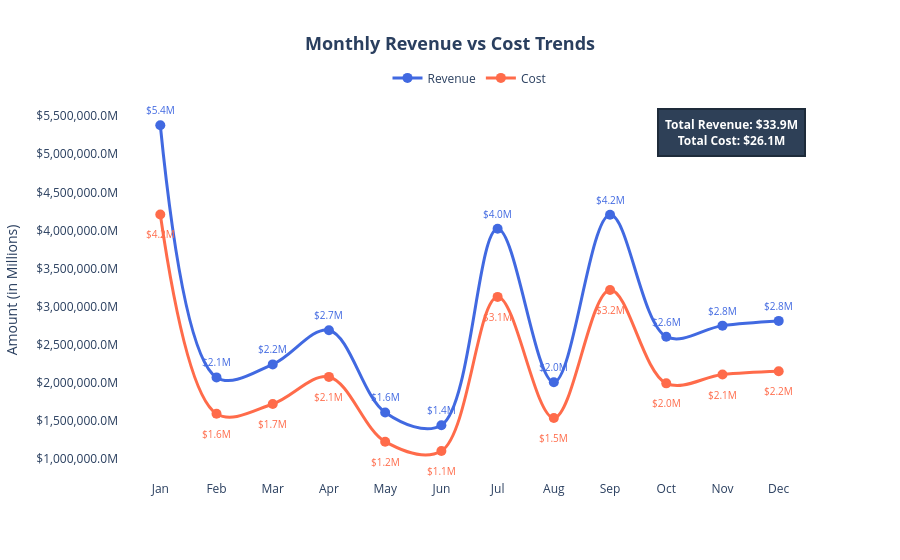

Notebook code for this chart:
### Markdown cell above
### Monthly Revenue Trends

### Code cell
# Revenue by Month
gb_rev = df.groupby(df['Order_Date'].dt.month_name().str[:3])['Sales'].sum().reset_index()
gb_rev.columns = ['Month', 'Revenue']

# Cost by Month  
gb_cost = df.groupby(df['Order_Date'].dt.month_name().str[:3])['Cost'].sum().reset_index()
gb_cost.columns = ['Month', 'Cost']

sort_months = ["Jan", "Feb", "Mar", "Apr", "May", "Jun", "Jul", "Aug", "Sep", "Oct", "Nov", "Dec"]

# Merge both dataframes
gb = pd.merge(gb_rev, gb_cost, on='Month')
gb['Month'] = pd.Categorical(gb['Month'], categories=sort_months, ordered=True)
gb = gb.sort_values('Month')

fig = go.Figure()

# Revenue line
fig.add_trace(go.Scatter(
    x=gb['Month'], y=gb['Revenue'],
    mode='lines+markers', line_shape='spline',
    name='Revenue', line=dict(width=3, color='royalblue'),
    marker=dict(size=10, color='royalblue')
))

# Cost line  
fig.add_trace(go.Scatter(
    x=gb['Month'], y=gb['Cost'],
    mode='lines+markers', line_shape='spline',
    name='Cost', line=dict(width=3, color='#FF6B4A'),
    marker=dict(size=10, color='#FF6B4A')
))

# Annotations for Revenue
for i, row in gb.iterrows():
    fig.add_annotation(
        x=row['Month'], y=row['Revenue'],
        text=f"${row['Revenue']/1000000:.1f}M",
        showarrow=False, yshift=15,
        font=dict(size=10, color='royalblue')
    )
    
    fig.add_annotation(
        x=row['Month'], y=row['Cost'],
        text=f"${row['Cost']/1000000:.1f}M", 
        showarrow=False, yshift=-20,
        font=dict(size=10, color='#FF6B4A')
    )

fig.update_layout(
    title='<b>Monthly Revenue vs Cost Trends</b>',
    xaxis_title='', yaxis_title='Amount (in Millions)',
    plot_bgcolor='white', hovermode='x unified',
    title_x=0.5, title_font_size=18,
    legend=dict(orientation='h', yanchor='bottom', y=1.02, xanchor='center', x=0.5)
)

fig.add_annotation(
    x=0.98, y=0.98, xref='paper', yref='paper',
    text=f'<b>Total Revenue: ${gb["Revenue"].sum()/1000000:.1f}M<br>Total Cost: ${gb["Cost"].sum()/1000000:.1f}M</b>',
    showarrow=False, font=dict(size=12, color='white'),
    bgcolor='#2E4057', bordercolor='#1E2B3A', borderwidth=2,
    align='center', borderpad=6
)

fig.update_yaxes(tickprefix='$', ticksuffix='M', tickformat=',.1f')
fig.show()

### Figure 1 — Plotly figure (JSON) as saved in the notebook; plotly's stock layout.template omitted (floating-point values rounded to 4 significant figures)
{"data": [{"line": {"color": "royalblue", "shape": "spline", "width": 3}, "marker": {"color": "royalblue", "size": 10}, "mode": "lines+markers", "name": "Revenue", "type": "scatter", "x": ["Jan", "Feb", "Mar", "Apr", "May", "Jun", "Jul", "Aug", "Sep", "Oct", "Nov", "Dec"], "y": [5380681, 2072225, 2243025, 2691096, 1612683, 1444444, 4022205, 2009319, 4205735, 2606185, 2751481, 2813574]}, {"line": {"color": "#FF6B4A", "shape": "spline", "width": 3}, "marker": {"color": "#FF6B4A", "size": 10}, "mode": "lines+markers", "name": "Cost", "type": "scatter", "x": ["Jan", "Feb", "Mar", "Apr", "May", "Jun", "Jul", "Aug", "Sep", "Oct", "Nov", "Dec"], "y": [4210350, 1596000, 1722810, 2078700, 1228870, 1106550, 3128650, 1540300, 3219250, 1994100, 2109800, 2153300]}], "layout": {"annotations": [{"font": {"color": "royalblue", "size": 10}, "showarrow": false, "text": "$5.4M", "x": "Jan", "y": 5380681, "yshift": 15}, {"font": {"color": "#FF6B4A", "size": 10}, "showarrow": false, "text": "$4.2M", "x": "Jan", "y": 4210350, "yshift": -20}, {"font": {"color": "royalblue", "size": 10}, "showarrow": false, "text": "$2.1M", "x": "Feb", "y": 2072225, "yshift": 15}, {"font": {"color": "#FF6B4A", "size": 10}, "showarrow": false, "text": "$1.6M", "x": "Feb", "y": 1596000, "yshift": -20}, {"font": {"color": "royalblue", "size": 10}, "showarrow": false, "text": "$2.2M", "x": "Mar", "y": 2243025, "yshift": 15}, {"font": {"color": "#FF6B4A", "size": 10}, "showarrow": false, "text": "$1.7M", "x": "Mar", "y": 1722810, "yshift": -20}, {"font": {"color": "royalblue", "size": 10}, "showarrow": false, "text": "$2.7M", "x": "Apr", "y": 2691096, "yshift": 15}, {"font": {"color": "#FF6B4A", "size": 10}, "showarrow": false, "text": "$2.1M", "x": "Apr", "y": 2078700, "yshift": -20}, {"font": {"color": "royalblue", "size": 10}, "showarrow": false, "text": "$1.6M", "x": "May", "y": 1612683, "yshift": 15}, {"font": {"color": "#FF6B4A", "size": 10}, "showarrow": false, "text": "$1.2M", "x": "May", "y": 1228870, "yshift": -20}, {"font": {"color": "royalblue", "size": 10}, "showarrow": false, "text": "$1.4M", "x": "Jun", "y": 1444444, "yshift": 15}, {"font": {"color": "#FF6B4A", "size": 10}, "showarrow": false, "text": "$1.1M", "x": "Jun", "y": 1106550, "yshift": -20}, {"font": {"color": "royalblue", "size": 10}, "showarrow": false, "text": "$4.0M", "x": "Jul", "y": 4022205, "yshift": 15}, {"font": {"color": "#FF6B4A", "size": 10}, "showarrow": false, "text": "$3.1M", "x": "Jul", "y": 3128650, "yshift": -20}, {"font": {"color": "royalblue", "size": 10}, "showarrow": false, "text": "$2.0M", "x": "Aug", "y": 2009319, "yshift": 15}, {"font": {"color": "#FF6B4A", "size": 10}, "showarrow": false, "text": "$1.5M", "x": "Aug", "y": 1540300, "yshift": -20}, {"font": {"color": "royalblue", "size": 10}, "showarrow": false, "text": "$4.2M", "x": "Sep", "y": 4205735, "yshift": 15}, {"font": {"color": "#FF6B4A", "size": 10}, "showarrow": false, "text": "$3.2M", "x": "Sep", "y": 3219250, "yshift": -20}, {"font": {"color": "royalblue", "size": 10}, "showarrow": false, "text": "$2.6M", "x": "Oct", "y": 2606185, "yshift": 15}, {"font": {"color": "#FF6B4A", "size": 10}, "showarrow": false, "text": "$2.0M", "x": "Oct", "y": 1994100, "yshift": -20}, {"font": {"color": "royalblue", "size": 10}, "showarrow": false, "text": "$2.8M", "x": "Nov", "y": 2751481, "yshift": 15}, {"font": {"color": "#FF6B4A", "size": 10}, "showarrow": false, "text": "$2.1M", "x": "Nov", "y": 2109800, "yshift": -20}, {"font": {"color": "royalblue", "size": 10}, "showarrow": false, "text": "$2.8M", "x": "Dec", "y": 2813574, "yshift": 15}, {"font": {"color": "#FF6B4A", "size": 10}, "showarrow": false, "text": "$2.2M", "x": "Dec", "y": 2153300, "yshift": -20}, {"align": "center", "bgcolor": "#2E4057", "bordercolor": "#1E2B3A", "borderpad": 6, "borderwidth": 2, "font": {"color": "white", "size": 12}, "showarrow": false, "text": "<b>Total Revenue: $33.9M<br>Total Cost: $26.1M</b>", "x": 0.98, "xref": "paper", "y": 0.98, "yref": "paper"}], "hovermode": "x unified", "legend": {"orientation": "h", "x": 0.5, "xanchor": "center", "y": 1.02, "yanchor": "bottom"}, "plot_bgcolor": "white", "title": {"font": {"size": 18}, "text": "<b>Monthly Revenue vs Cost Trends</b>", "x": 0.5}, "xaxis": {"title": {"text": ""}}, "yaxis": {"tickformat": ",.1f", "tickprefix": "$", "ticksuffix": "M", "title": {"text": "Amount (in Millions)"}}}}
